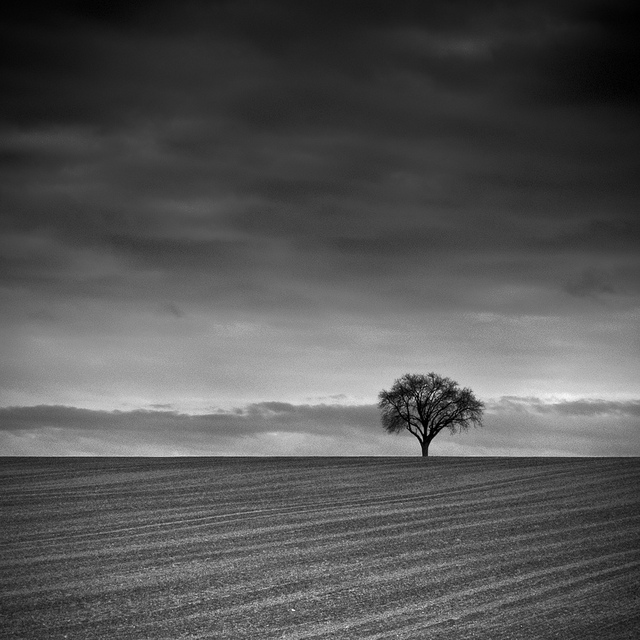
#> input picture Assignment2/tree.jpg, 640 x 640 px
$ jupyter execute ex2_convolution_python3.ipynb
#> lines starting #> are read from the running program, lines starting #| are printed output that depends on the picture
# Convolutions
## Tutorial 2, Exercise 2

Using numpy, matplotlib and scipy
Application of Fourier transforms and convolution
Your task in this exercise is to try out different implementations of a simple
convolution:

    1. using a built-in function
    2. implement your own spatial domain convolution
    3. use FFTs to implement a frequency domain convolution

The goal is to apply a diagonal camera shake/motion blur to a photo.

**You need to replace the ??? in the code with the required commands**

[cell 1]
import numpy as np
import scipy.ndimage as nd
import matplotlib.pyplot as plt

 Load the image tree.jpg using the function ```imread()``` from matplotlib.pyplot

[cell 2]
tree = plt.imread('tree.jpg')
#> tree is the input picture: shape (640, 640, 3); min 0, max 255, mean 84.8

Extract the red channel only from tree and call it img.
Make sure that it is of floating point datatype and normalized between 0 and 1.

[cell 3]
img = tree[:,:,0]
img = (img[:] - np.min(img))/(np.max(img) - np.min(img))

plt.figure(1)
plt.imshow(img, cmap='gray')
plt.colorbar()
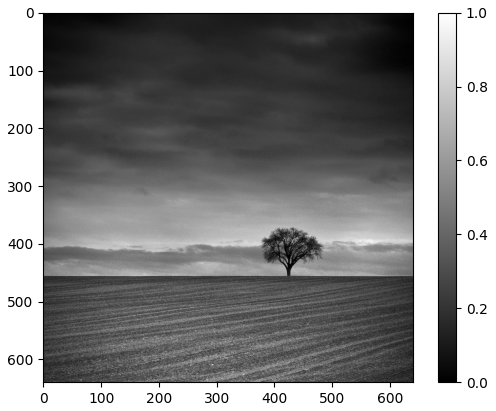
#> figure drawn by matplotlib, 2 panels

Now create a ```5x5``` numpy array containing ```.2``` on the main diagonal, ```0.``` otherwise.
 This will be the convolution kernel. You can use either a loop approach,
the diag function from numpy, or the eye function also from the numpy module
 to do this (Check the functions documentations to learn what they do.)
 Although we highly discourage the loop approach as it is not 'pythonic'.

[cell 4]
kernel = 0.2*np.eye(5)

 2D convolution using a scipy function
 Use the function ```convolve``` from scipy.ndimage (already imported as nd) in
 'wrap' mode to calculate the convolution of img and kernel. If you are
 unsure how to use the function, look at its documentation.

[cell 5]
result_function = nd.convolve(img,kernel,mode='wrap')

plt.figure(2)
plt.imshow(result_function, cmap='gray')
plt.colorbar()

2D convolution using explicit python code. You will now calculate the
convolution of img and kernel by using **only basic python/numpy** operations:

[cell 6]
# initialize the array where the result is stored.
result_explicit = np.zeros_like(img)

# store height and width of image and kernel
h, w = img.shape
#> h = 640; w = 640
kh, kw = kernel.shape

# Calculate the discrete two-dimensional convolution integral. Loop over all
# pixels in img. Note this is very slow because it has four for loops (not
# generally a good idea)
for y in range(h):
    for x in range(w):
        # initialize result for pixel at y, x
        val = 0.
        # loop over all pixels in kernel
        for j in range(kh):
            for i in range(kw):
                # "The location imageY and imageX is calculated so that for the
                # center element of the filter it'll be y, x, but for the other
                # elements it'll be a pixel from the image to the left, right,
                # top or bottom of y, x. It's modulo divided through the
                # width (w) or height (h) of the image so that pixels outside
                # the image will be wrapped around. Take care how the modulo
                # division works for negative values. Now, pixel (-1, -1) will
                # correctly become pixel (h-1, w-1)."
                # (source: http://lodev.org/cgtutor/filtering.html)
                imageY = (y + kh // 2 - j) % h
                imageX = (x + kw // 2 - i) % w
                val += img[imageY, imageX] * kernel[j, i]
        # assign result to pixel at y, x
        result_explicit[y, x] = val

plt.figure(3)
plt.imshow(result_explicit, cmap='gray')
plt.colorbar()

# Bonus Task (not mandatory)

 2D convolution using Fourier theorem
 A convolution in real space is equivalent to a multiplication
 in Fourier space.

 You should be aware that you have to zero-pad the ```5x5``` kernel array to the
 size of the image prior to taking the Fourier transform. The best result
 is achieved, when you zero-pad in a way that the center pixel of the
kernel becomes the top-left most pixel in the padded array.

 The functions for fft and ifft can be found in ```np.fft.fft2``` and ```np.fft.ifft2```
 take the Fourier transform of the image

[cell 7]
# take the Fourier transform of the image
img_ft = np.fft.fft2(img)

# Zero-pad the kernel so same size as img
kernel_pad = np.zeros_like(img, dtype=float)
kernel_pad[h//2-kh//2:h//2+kh//2+1, w//2-kw//2:w//2+kw//2+1] = kernel
kernel_pad = np.fft.ifftshift(kernel_pad)

# Take the Fourier transform of the zero-padded kernel
kernel_ft = np.fft.fft2(kernel_pad)

# Take the inverse Fourier transform of the product of the FTs of the image
# and kernel. You might discard the imaginary part
result_fourier = np.real(np.fft.ifft2(img_ft * kernel_ft))

plt.figure(4)
plt.imshow(result_fourier, cmap='gray')
plt.colorbar()
